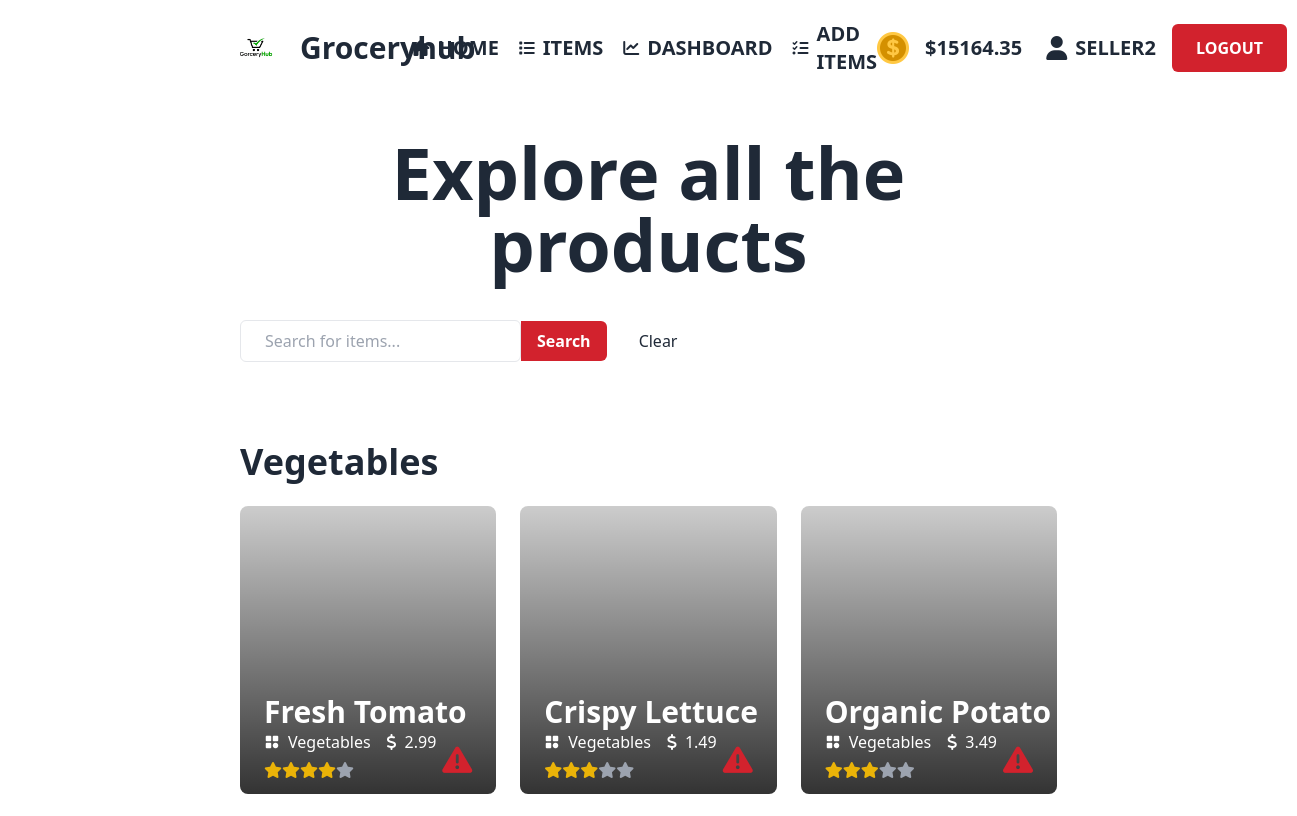
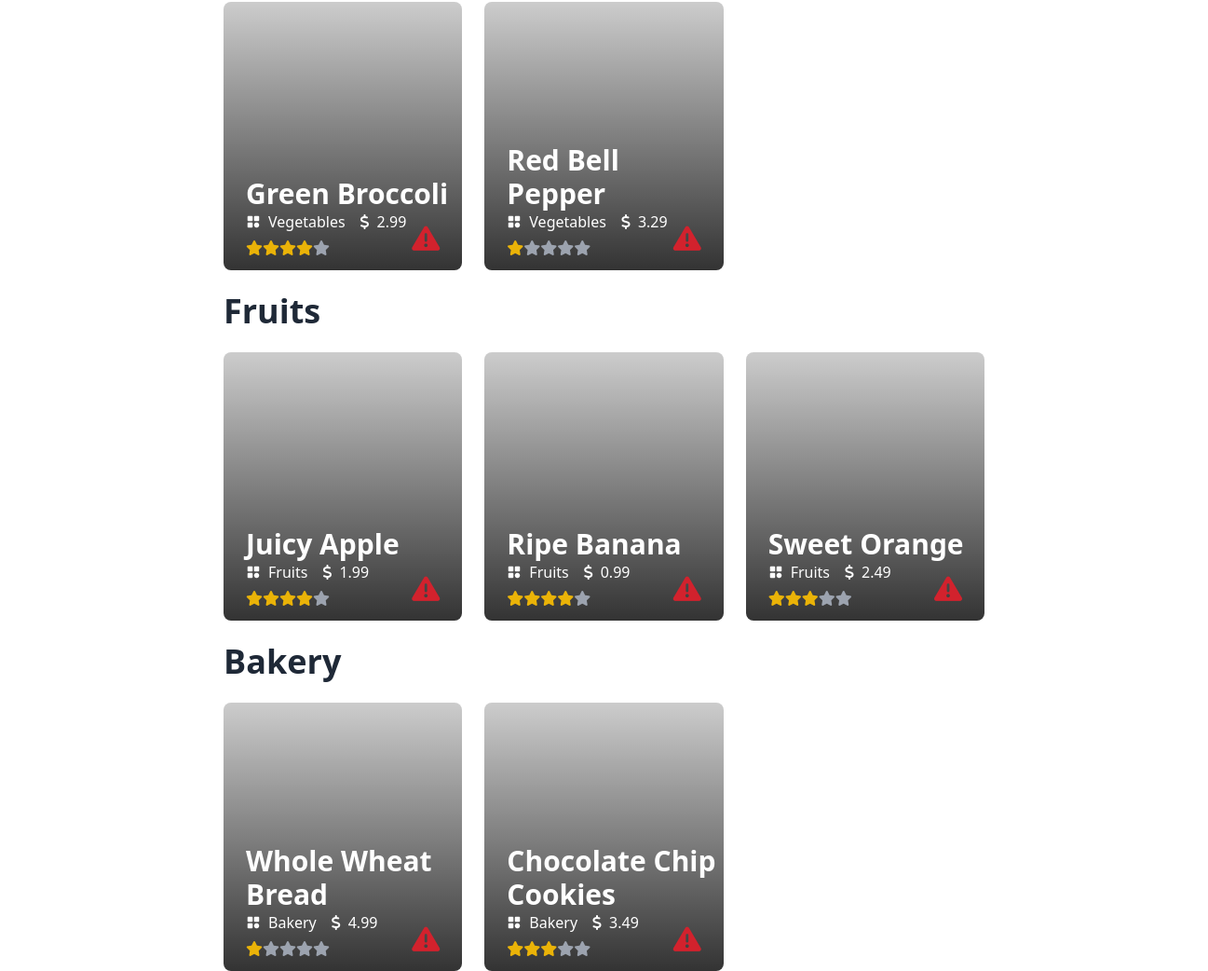
The app's page /src/viewer/allItems.php (signed in) with its own data (2 pictures, top to bottom).
### tables this page shows
CREATE TABLE `products` (
  `productId` int(11) NOT NULL,
  `name` varchar(50) NOT NULL,
  `imgurl` varchar(60) DEFAULT NULL,
  `price` decimal(10,2) NOT NULL,
  `ammount` text DEFAULT NULL,
  `publishdate` date NOT NULL,
  `selleremail` varchar(60) DEFAULT NULL,
  `cartcount` int(11) DEFAULT NULL,
  `category` varchar(50) NOT NULL,
  `status` varchar(20) DEFAULT NULL,
  `rating` float DEFAULT NULL,
  `numOfPeople` int(11) DEFAULT 0
);

### src/viewer/allItems.php (the view, shortened to what this page needs)
<!DOCTYPE html>
<html data-theme="light" lang="en" style="scroll-behavior: smooth;">
<head>
    <link href="https://cdn.jsdelivr.net/npm/daisyui@4.7.3/dist/full.min.css" rel="stylesheet" type="text/css" />
    <script src="https://cdn.tailwindcss.com"></script>
</head>
<body>
    <header>
      <?php include 'navbar1.php'; ?>
    </header>
    <main>
        <section class="px-[15rem]">
            <h1 class="text-center text-7xl font-extrabold my-10">
                Explore all the products
            </h1>
            <form method="post" class="my-10 flex items-center">
              <input class="px-6 py-2 rounded-md border border-solid" type="text" name="searchTerm" placeholder="Search for items..." required>
              <button type="submit" class="rounded-r-md px-4 py-2 bg-[#D2222D] text-white font-semibold" name="search">Search</button>
              <button type="reset" class="ml-8" onclick="window.location.href='allItems.php';">Clear</button>
            </form>
            <?php
            require('DBconnect.php');
            $categoriesQuery = "SELECT DISTINCT category FROM products WHERE status = 'published'";
            $categoriesResult = mysqli_query($conn, $categoriesQuery);
            if (mysqli_num_rows($categoriesResult) > 0) {
                while ($categoryRow = mysqli_fetch_assoc($categoriesResult)) {
                    $category = $categoryRow['category'];
                    echo "<h2 class='text-4xl font-bold my-6'>$category</h2>";
                    echo "<div class='grid grid-cols-3 gap-6'>";
                    $query = "SELECT * FROM products WHERE status = 'published' AND category = '$category'";
                    $result = mysqli_query($conn, $query);
                    if (mysqli_num_rows($result) > 0) {
                        while ($row = mysqli_fetch_assoc($result)) {
                            $productName = $row['name'];
                            $productPrice = $row['price'];
                            $productImage = $row['imgurl'];
                            $productcategory = $row['category'];
                            $productid = $row['productId'];
                            $productRating = (int)$row['rating'];
            ?>
                            <div class='w-full h-72 rounded-lg relative' style='background-image: linear-gradient(to top,rgba(0, 0, 0, 0.8), rgba(0, 0, 0, 0.2)),url(<?php echo $productImage ?>); background-size: cover; background-repeat: no-repeat;'>
                                <div class='flex flex-col justify-start absolute bottom-4 left-6'>
                                    <h1 class='text-3xl font-bold text-white'><?php echo $productName ?></h1>
                                    <div class='flex flex-row items-center mb-2'>
                                        <p class='text-white mr-4 flex items-center gap-2'><img class='w-4 h-4' src='../ICON/categories.png'><?php echo $productcategory ?></p>
                                        <p class='text-white flex items-center gap-2'><i class='fa-solid fa-dollar-sign'></i><?php echo $productPrice ?></p>
                                    </div>
                                    <div onclick="document.getElementById('rating_modal_<?php echo $productid; ?>').showModal()" class='flex items-center cursor-pointer'>
                                        <?php for ($i = 1; $i <= 5; $i++) : ?> <?php if ($i <= $productRating) : ?>
                                            <i class="fa-solid fa-star text-yellow-500"></i>
                                        <?php else : ?>
                                            <i class="fa-solid fa-star text-gray-400"></i>
                                        <?php endif; ?>
                                        <?php endfor; ?>
                                    </div>
                                </div>
                                <div class="absolute bottom-4 right-6">
                                    <i onclick="document.getElementById('my_modal_1').setAttribute('open', 'true')" class="fa-solid fa-triangle-exclamation text-[#D2222D] text-3xl cursor-pointer"></i>
                                </div>
                            </div>
            <?php
                        }
                    } else {
                        echo "Oops.....No products found in this category.";
                    }
                    echo "</div>";
                }
            } else {
                echo "Oops.....No categories found.";
            }
            ?>
        </section>
    </main>
</body>
</html>

### records on screen
products: name "Fresh Tomato", category "Vegetables", price "2.99"
products: name "Crispy Lettuce", category "Vegetables", price "1.49"
products: name "Organic Potato", category "Vegetables", price "3.49"
products: name "Green Broccoli", category "Vegetables", price "2.99"
products: name "Red Bell Pepper", category "Vegetables", price "3.29", rating 1 (drawn)
products: name "Juicy Apple", category "Fruits", price "1.99"
products: name "Ripe Banana", category "Fruits", price "0.99"
products: name "Sweet Orange", category "Fruits", price "2.49"
products: name "Whole Wheat Bread", category "Bakery", price "4.99", rating 1 (drawn)
products: name "Chocolate Chip Cookies", category "Bakery", price "3.49"

### other values on screen
$revenue "15164.35"
$username "SELLER2"
$category "Vegetables"
$category "Fruits"
$category "Bakery"
